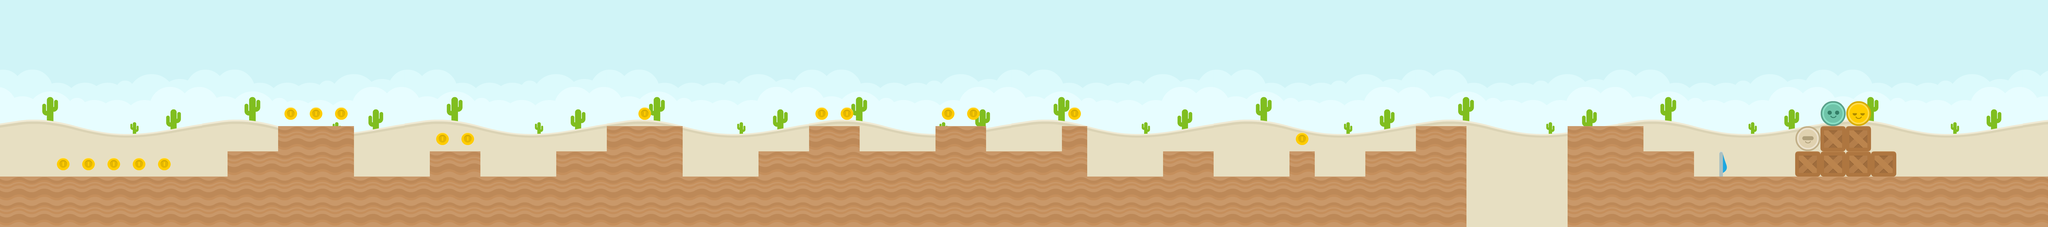

Below is a game level as drawn by its tile map, then a one-line description and the .tmx that defines it (tile-layer data replaced by summaries):
An orthogonal 81x9 tile map with 128x128 px tiles, 2 tile layers (Tile Layer 1, Tile Layer 2), 5 tilesets and 43 objects.

<map version="1.0" orientation="orthogonal" renderorder="right-down" width="81" height="9" tilewidth="128" tileheight="128" nextobjectid="56">
 <tileset firstgid="1" name="spritesheet_ground" tilewidth="128" tileheight="128" spacing="2" margin="1" tilecount="128" columns="8">
  <image source="../tilesets/spritesheet_ground.png" width="1040" height="2080" />
 </tileset>
 <tileset firstgid="129" name="colored_desert" tilewidth="128" tileheight="128" tilecount="64" columns="8">
  <image source="../tilesets/colored_desert.png" width="1024" height="1024" />
 </tileset>
 <tileset firstgid="193" name="players" tilewidth="128" tileheight="128" tilecount="4" columns="4">
  <image source="../tilesets/players.png" width="512" height="128" />
 </tileset>
 <tileset firstgid="197" name="spritesheet_items" tilewidth="128" tileheight="128" tilecount="32" columns="8">
  <image source="../tilesets/spritesheet_items.png" width="1024" height="512" />
 </tileset>
 <tileset firstgid="229" name="spritesheet_tiles" tilewidth="128" tileheight="128" spacing="2" margin="1" tilecount="128" columns="8">
  <image source="../tilesets/spritesheet_tiles.png" width="1040" height="2080" />
 </tileset>
 <layer name="Tile Layer 1" width="81" height="9">
  <data>[729 cells, 729 non-empty, 65 distinct tile ids]</data>
 </layer>
 <layer name="Tile Layer 2" width="81" height="9">
  <data>[729 cells, 232 non-empty, 7 distinct tile ids]</data>
 </layer>
 <objectgroup name="Object Layer 1">
  <object id="2" x="7936" y="640" width="384" height="512" />
  <object id="7" x="8320" y="768" width="256" height="384" />
  <object id="8" x="8576" y="896" width="1664" height="256" />
  <object id="11" x="7168" y="640" width="256" height="512" />
  <object id="13" x="6912" y="768" width="256" height="384" />
  <object id="14" x="6656" y="896" width="256" height="256" />
  <object id="15" x="6528" y="768" width="128" height="384" />
  <object id="17" x="5888" y="768" width="256" height="384" />
  <object id="18" x="6144" y="896" width="384" height="256" />
  <object id="19" x="5504" y="896" width="384" height="256" />
  <object id="20" x="5376" y="640" width="128" height="512" />
  <object id="21" x="4992" y="768" width="384" height="384" />
  <object id="23" x="4736" y="640" width="256" height="512" />
  <object id="26" x="4352" y="768" width="384" height="384" />
  <object id="27" x="4096" y="640" width="256" height="512" />
  <object id="28" x="3840" y="768" width="256" height="384" />
  <object id="29" x="3456" y="896" width="384" height="256" />
  <object id="30" x="3072" y="640" width="384" height="512" />
  <object id="31" x="2816" y="768" width="256" height="384" />
  <object id="32" x="2432" y="896" width="384" height="256" />
  <object id="33" x="2176" y="768" width="256" height="384" />
  <object id="34" x="1792" y="896" width="384" height="256" />
  <object id="35" x="1408" y="640" width="384" height="512" />
  <object id="36" x="1152" y="768" width="256" height="384" />
  <object id="38" x="0" y="896" width="1152" height="256" />
 </objectgroup>
 <objectgroup name="Object Layer 2">
  <object id="39" x="287.333" y="800" width="64" height="64">
   <ellipse />
  </object>
  <object id="40" x="415.333" y="800" width="64" height="64">
   <ellipse />
  </object>
  <object id="41" x="543.333" y="800" width="64" height="64">
   <ellipse />
  </object>
  <object id="42" x="671.333" y="800" width="64" height="64">
   <ellipse />
  </object>
  <object id="43" x="799.333" y="800" width="64" height="64">
   <ellipse />
  </object>
  <object id="44" x="1439.33" y="544" width="64" height="64">
   <ellipse />
  </object>
  <object id="45" x="1567.33" y="544" width="64" height="64">
   <ellipse />
  </object>
  <object id="46" x="1695.33" y="544" width="64" height="64">
   <ellipse />
  </object>
  <object id="47" x="2207.33" y="672" width="64" height="64">
   <ellipse />
  </object>
  <object id="48" x="2335.33" y="672" width="64" height="64">
   <ellipse />
  </object>
  <object id="49" x="3231.33" y="544" width="64" height="64">
   <ellipse />
  </object>
  <object id="50" x="4127.33" y="544" width="64" height="64">
   <ellipse />
  </object>
  <object id="51" x="4255.33" y="544" width="64" height="64">
   <ellipse />
  </object>
  <object id="52" x="5407.33" y="544" width="64" height="64">
   <ellipse />
  </object>
  <object id="53" x="6559.33" y="672" width="64" height="64">
   <ellipse />
  </object>
  <object id="54" x="4767.33" y="544" width="64" height="64">
   <ellipse />
  </object>
  <object id="55" x="4895.33" y="544" width="64" height="64">
   <ellipse />
  </object>
 </objectgroup>
 <objectgroup name="Object Layer 3">
  <object id="1" x="8832" y="0" width="128" height="896" />
 </objectgroup>
</map>
